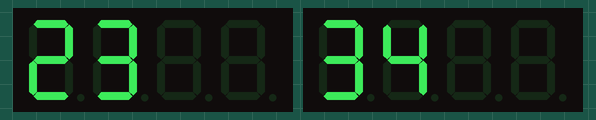
Bench run of a sketch on a simulated Arduino Uno, built with avr-gcc and run on an emulated ATmega328P. Parts: 2 × 4-digit seven-segment display.

Above: at 0.2 s.
At 5.2 s:
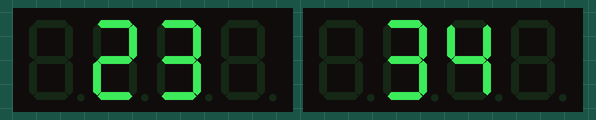
At 10.3 s:
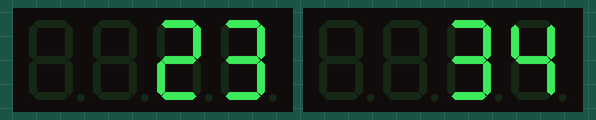
At 15.4 s:
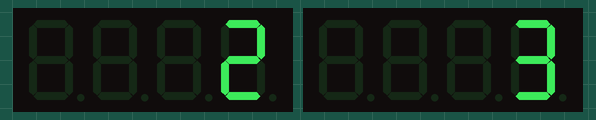
At 79.6 s:
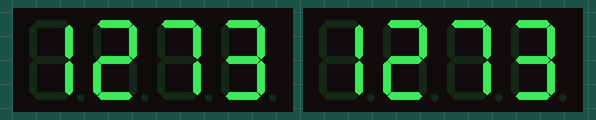
At 105.0 s:
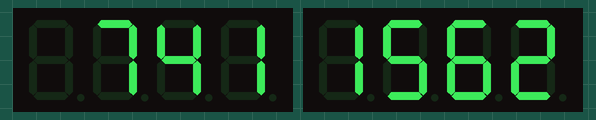

The sketch:

test.ino
```cpp
#include <TM1637Display.h>
// Module 1 connection pins (Digital Pins)
#define CLK1 2
#define DIO1 3

// Module 2 connection pins (Digital Pins)
#define CLK2 4
#define DIO2 5

// The amount of time (in milliseconds) between tests
#define TEST_DELAY   5000


TM1637Display display1(CLK1, DIO1);// define dispaly 1 object
TM1637Display display2(CLK2, DIO2);// define dispaly 1 object

   uint8_t data[] = { 0x0, 0x0, 0x0, 0x0 };  // all segments clear

void setup()
{
  // Robojax.com two or more TM1637 Display 20181029
  display1.setBrightness(0x0f);// set brightness of dispaly 1
  display2.setBrightness(0x0f);// set brightness of dispaly 1


  display1.setSegments(data);// fill display 1 with whatever data[] array has
  display2.setSegments(data);// // fill display 2 with whatever data[] array has
// Robojax.com two or more TM1637 Display 20181029
}

void loop()
{
 // Robojax.com two or more TM1637 Display 20181029
/////////////////////////////////////////////////
  display1.setSegments(data); // fill(clear) display with data[] array
  display1.showNumberDec(23, false, 2,0);

  display2.setSegments(data);// fill(clear) display with data[] array
  display2.showNumberDec(34, false, 2,0);
  delay(TEST_DELAY);// wait for TEST_DELAY miliseconds

/////////////////////////////////////////////////
  display1.setSegments(data); // fill(clear) display with data[] array
  display1.showNumberDec(23, false, 2,1);

  display2.setSegments(data);// fill(clear) display with data[] array
  display2.showNumberDec(34, false, 2,1);
  delay(TEST_DELAY);// wait for TEST_DELAY miliseconds
/////////////////////////////////////////////////
  display1.setSegments(data); // fill(clear) display with data[] array
  display1.showNumberDec(23, false, 2,2);

  display2.setSegments(data);// fill(clear) display with data[] array
  display2.showNumberDec(34, false, 2,2);
  delay(TEST_DELAY);// wait for TEST_DELAY miliseconds
/////////////////////////////////////////////////
  display1.setSegments(data); // fill(clear) display with data[] array
  display1.showNumberDec(23, false, 2,3);

  display2.setSegments(data);// fill(clear) display with data[] array
  display2.showNumberDec(34, false, 2,3);
  delay(TEST_DELAY);// wait for TEST_DELAY miliseconds
/////////////////////////////////////////////////
  display1.setSegments(data);// fill(clear) display with data[] array
  display1.showNumberDec(741);// display 1

  display2.setSegments(data);// fill(clear) display with data[] array
  display2.showNumberDec(1562);// display 2
  delay(TEST_DELAY);// wait for TEST_DELAY miliseconds

// Robojax.com two or more TM1637 Display 20181029
/////////////////////////////////////////////////
   display1.setSegments(data);// fill(clear) display 1 with data[] array
   display2.setSegments(data);// fill(clear) display 2 with data[] array
  for(int i=0; i<=1273; i++)
  {
    display1.showNumberDec(i);// display from 0 to 1273 to diasplay 1
    display2.showNumberDec(i);// display from 0 to 1273 to diasplay 2
  }
  delay(TEST_DELAY);// wait for TEST_DELAY miliseconds


// Robojax.com two or more TM1637 Display 20181029

}// loop en
```

Measured:
- what the display in image 1 shows lasts 5.1 s, from 5.2 s to 10.3 s
